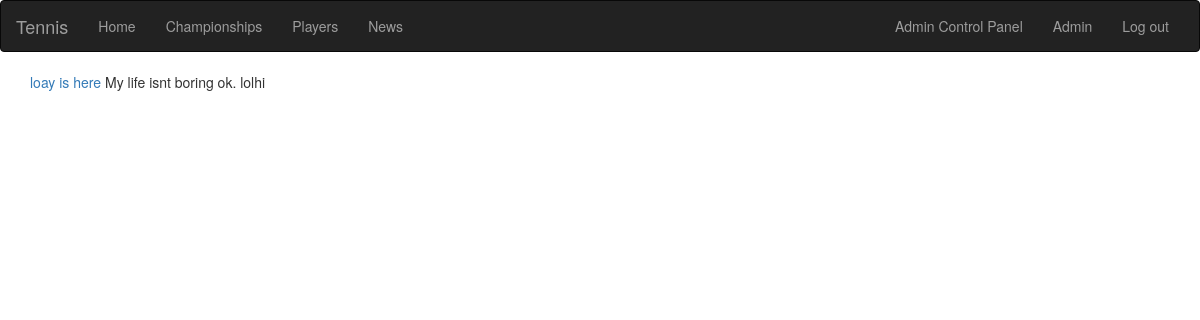
/news (signed in), run on an earlier commit of the app's database.
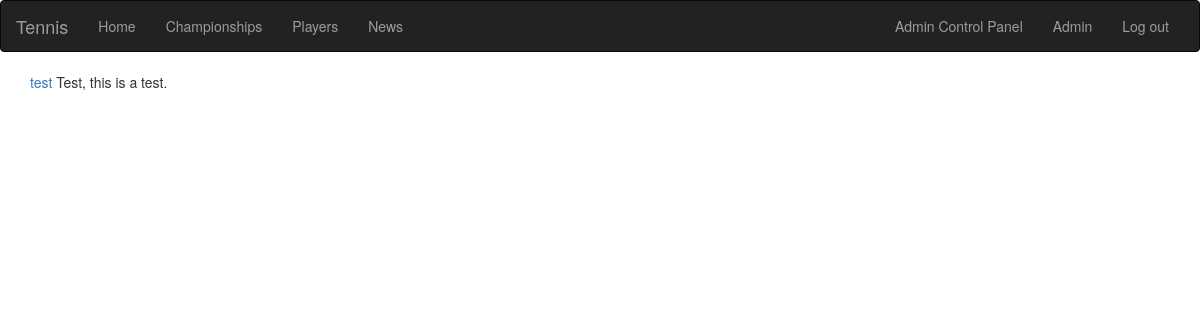
And on a later commit of the database.
### database_setup.py (models this page shows)
class News(Base):
    __tablename__='news'
    id=Column(Integer, primary_key=True)
    user=relationship('User')
    user_id=Column(Integer, ForeignKey('user.id'))
    subject=Column(String)
    content=Column(String)
    comments=relationship('Comment', uselist=True)

### web_app.py (the view)
@app.route('/news')
def news():
	newslist=dbsession.query(News).all()
	return render_template('news.html', newslist=newslist)

### templates/news.html (shortened to what this page needs)
{% extends "layout.html" %}
{% block body %}
{% for article in newslist %}
<div class="article">
<a href="{{url_for('article', id=article.id) }}">{{ article.subject }}</a>
{{ article.content }}
</div>
{% endfor %}
{%endblock%}

What changed in the data, as far as the page shows it:
removed News: subject "loay is here", content "My life isnt boring ok. lolhi"
added News: subject "test", content "Test, this is a test."
